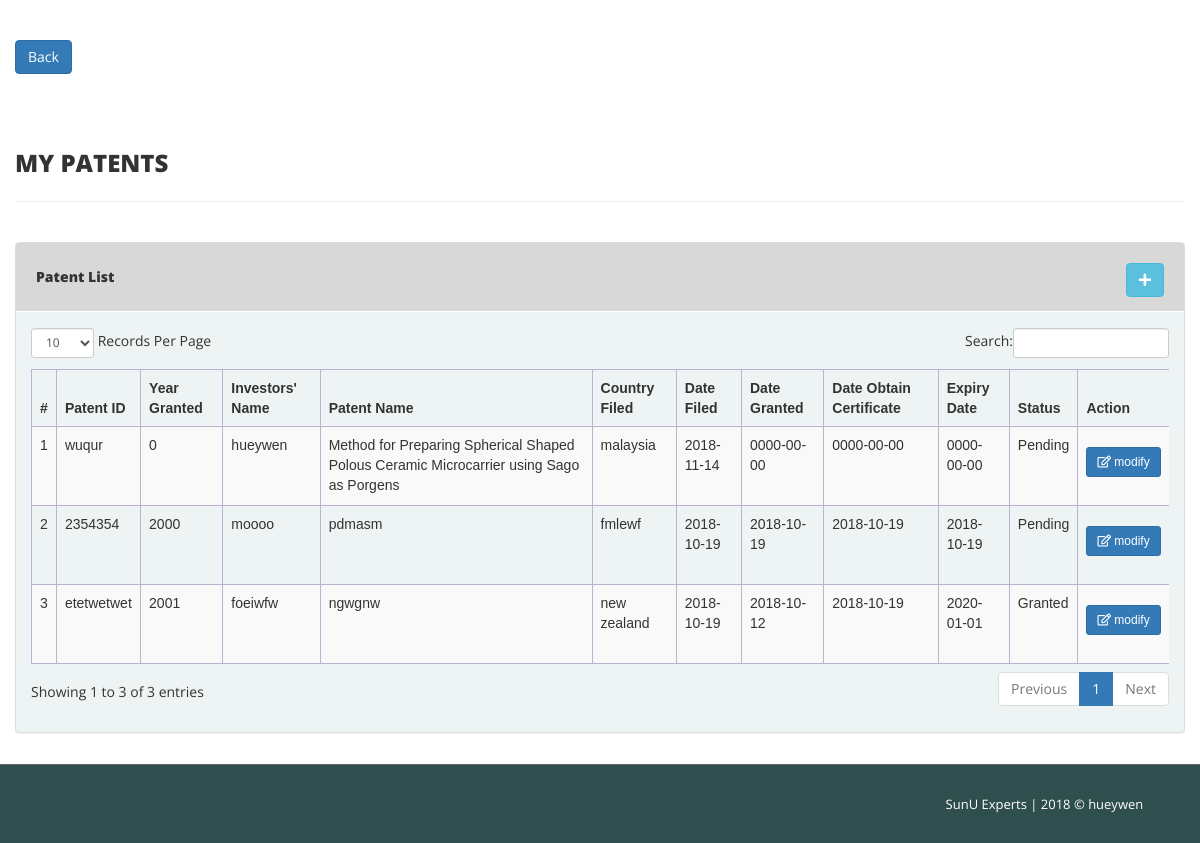
Screenshot of /fyp_HW/view-patents-details.php (signed in) with the database file from the repository.
### tables this page shows
CREATE TABLE `patents` (
  `id` int(11) NOT NULL,
  `patentID` varchar(255) NOT NULL,
  `yearGranted` int(4) NOT NULL,
  `investors` varchar(255) NOT NULL,
  `patentName` varchar(255) NOT NULL,
  `countryFiled` varchar(255) NOT NULL,
  `dateFiled` date NOT NULL,
  `dateGranted` date NOT NULL,
  `dateObtainCert` date NOT NULL,
  `expiryDate` date NOT NULL,
  `status` varchar(255) NOT NULL,
  `user_ID` varchar(255) NOT NULL
);

### fyp_HW/view-patents-details.php (the view, shortened to what this page needs)
<?php
include('inc/config.php');
if(strlen($_SESSION['user_ID'])==0)
{
    header('location:index.php');
}
else{
    ?>
    <!DOCTYPE html>
    <html xmlns="http://www.w3.org/1999/xhtml">
    <head>
        <link href="assets/assets/css/bootstrap.css" rel="stylesheet" />
        <link href="assets/assets/css/font-awesome.css" rel="stylesheet" />
        <link href="assets/assets/js/dataTables/dataTables.bootstrap.css" rel="stylesheet" />
        <link href="assets/assets/css/style.css" rel="stylesheet" />
        <link rel="stylesheet" href="https://use.fontawesome.com/releases/v5.5.0/css/all.css">
    </head>
    <body>
    <div class="content-wrapper">
        <div class="container-fluid">
            <a class="btn btn-primary" href="dashboard.php" role="button">Back</a> <br><br><br>
            <div class="row pad-botm">
                <div class="col-md-12">
                    <h3 class="header-line"> My Patents</h3>
                </div>
                <div class="row">
                </div>
            </div>
            <div class="row">
                <div class="col-md-12">
                    <div class="panel panel-default">
                        <div class="panel-heading" style="padding: 20px;" >
                            Patent List
                            <a href="patents.php">
                                <button type="submit"  class="btn btn-info btn- update" style="float: right;">
                                    <i class="fa fa-plus"></i>
                                </button>
                            </a>
                        </div>
                        <div class="panel-body">
                            <div class="table-responsive">
                                <table class="table table-striped table-bordered table-hover" id="dataTables-example">
                                    <thead>
                                    <tr>
                                        <th>#</th>
                                        <th>Patent ID</th>
                                        <th>Year Granted</th>
                                        <th>Investors' Name</th>
                                        <th>Patent Name</th>
                                        <th>Country Filed</th>
                                        <th>Date Filed</th>
                                        <th>Date Granted</th>
                                        <th>Date Obtain Certificate</th>
                                        <th>Expiry Date</th>
                                        <th>Status</th>
                                        <th>Action</th>
                                    </tr>
                                    </thead>
                                    <tbody>
                                    <?php
                                    $user_ID = $_SESSION['user_ID'];
                                    $sql = "SELECT * from patents where user_ID = $user_ID order by id desc;";
                                    $query = $dbh -> prepare($sql);
                                    $query->execute();
                                    $results=$query->fetchAll(PDO::FETCH_OBJ);
                                    $cnt=1;
                                    if($query->rowCount() > 0) {
                                        foreach($results as $result) {
                                            ?>
                                            <tr class="odd gradeX">
                                                <td class="center"><?php echo htmlentities($cnt);?></td>
                                                <td class="center"><?php echo htmlentities($result->patentID);?></td>
                                                <td class="center"><?php echo htmlentities($result->yearGranted);?></td>
                                                <td class="center"><?php echo htmlentities($result->investors);?></td>
                                                <td class="center"><?php echo htmlentities($result->patentName);?></td>
                                                <td class="center"><?php echo htmlentities($result->countryFiled);?></td>
                                                <td class="center"><?php echo htmlentities($result->dateFiled);?></td>
                                                <td class="center"><?php echo htmlentities($result->dateGranted);?></td>
                                                <td class="center"><?php echo htmlentities($result->dateObtainCert);?></td>
                                                <td class="center"><?php echo htmlentities($result->expiryDate);?></td>
                                                <td class="center"><?php echo htmlentities($result->status);?></td>
                                                <td class="center">
                                                    <form action="manage-patent.php"  method="get">
                                                        <button style="margin-top: 12px;" type="submit" class="btn btn-primary btn-sm update"><i class="far fa-edit"></i> modify</button>
                                                    </form>
                                                    <br/>
                                                </td>
                                            </tr>
                                            <?php $cnt=$cnt+1;}} ?>
                                    </tbody>
                                </table>
                            </div>
                        </div>
                    </div>
                </div>
            </div>
        </div>
    </div>
    <footer class="bottom">
        <section class="footer-section float-right">
            SunU Experts | 2018 &copy hueywen  &nbsp;
        </section>
    </footer>
    </body>
    </html>
<?php } ?>

### fyp_HW/assets/assets/css/style.css (style rules this page uses)
.content-wrapper { margin-top: 40px; min-height:800px; padding-bottom:90px; }
.header-line { font-weight:900; padding-bottom:25px; border-bottom:1px solid #eeeeee; text-transform:uppercase; }
.pad-botm { padding-bottom:30px; }
.footer-section { padding: 25px 50px 25px 50px; color: #000; font-size: 13px; background-color: #33333326; text-align: right; border-top: 1px solid #666464; }
.panel { background-color: #f0f0f0; }
.panel-default > .panel-heading { color: #333; font-weight: 800; background-color: #d8d8d8; border-color: #fff; }
table { font-family: 'Poppins', sans-serif; }
table.table-bordered { border:1px solid #bbb1d1; margin-top:20px; }
table.table-bordered > thead > tr > th { border:1px solid #bbb1d1; }
table.table-bordered > tbody > tr > td { border:1px solid #bbb1d1; }
.panel-body { background-color: #e6fbfc4d; }

### fyp_HW/view-patents-details.php (style rules this page uses)
.footer-section { position: fixed; left: 0; bottom: 0; width: 100%; background-color: darkslategrey; color: white; text-align: right; }

### rows the page displays
patents: patentID "wuqur", yearGranted "0", investors "hueywen", patentName "Method for Preparing Spherical Shaped Polous Ceramic Microcarrier using Sago as Porgens", countryFiled "malaysia", dateFiled "2018-11-14", dateGranted "0000-00-00", dateObtainCert "0000-00-00", expiryDate "0000-00-00", status "Pending"
patents: patentID "2354354", yearGranted "2000", investors "moooo", patentName "pdmasm", countryFiled "fmlewf", dateFiled "2018-10-19", dateGranted "2018-10-19", dateObtainCert "2018-10-19", expiryDate "2018-10-19", status "Pending"
patents: patentID "etetwetwet", yearGranted "2001", investors "foeiwfw", patentName "ngwgnw", countryFiled "new zealand", dateFiled "2018-10-19", dateGranted "2018-10-12", dateObtainCert "2018-10-19", expiryDate "2020-01-01", status "Granted"
